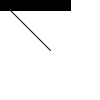
Frame 1 (no input)
Frame 60 (the mouse pressed at the canvas centre just before this capture): identical to frame 1, image omitted
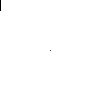
Frame 120 (the mouse held since frame 60 and released just before this capture)

The Processing sketch that drew these frames (run headless with seeded random() and noise(); from frame 60 on, the mouse is pressed at the canvas centre):

// Processing sketch: Repte2_Ex2
// ── Repte2_Ex2.pde
void setup() {
  //size(600,600);
}
 
void draw() {
  PVector mouse = new PVector(mouseX,mouseY); // aqui li diem quines seran les posicions del punter del ratolí
  PVector center = new PVector(width/2,height/2); // aqui li diem quin sera el centre de la pantalla per dibuixar la linea
  
  background(255);

  mouse.sub(center); // d'aquesta manera fem que es pugui moure per tota la pantalla la linea
  
  float m = mouse.mag(); // utilitzem un metode ja propi del processing per accedir a la magnitud
  
  fill(0); // li fiquem el color negre al rectangle superior
  rect(0,0,m,10); // aquesta es la linea de magnitud superior utilitzat la m sobre la magnitud al dibuixar la linea amb el mouse
  
  print("Magnitud de la linea: " + mouse.mag()); // mostrem un missatge per consola
  
  translate(width/2,height/2); // d'aquesta manera fem que la linea surti al centre
  
  line(0,0,mouse.x,mouse.y);
}
